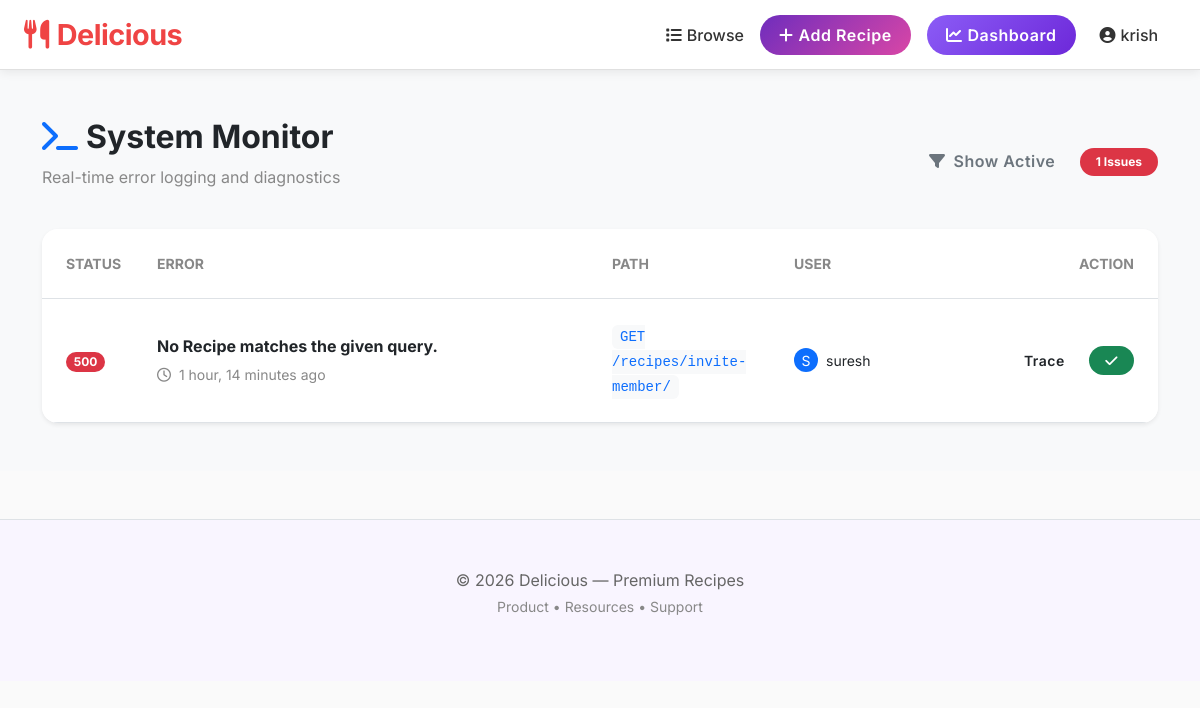
Page /dev/errors/?resolved=true (signed in) on the committed database.
### recipes/models.py (models this page shows, shortened)
class SystemErrorLog(models.Model):
    user = models.ForeignKey(User, on_delete=models.SET_NULL, null=True, blank=True)
    path = models.CharField(max_length=255)
    method = models.CharField(max_length=10)
    error_message = models.TextField()
    traceback = models.TextField()
    status_code = models.IntegerField(default=500)
    created_at = models.DateTimeField(auto_now_add=True)
    resolved = models.BooleanField(default=False)

### recipes/views.py (the view)
# urls.py: path('dev/errors/', views.error_dashboard, name='error_dashboard'),
@user_passes_test(staff_check)
def error_dashboard(request):
    errors = SystemErrorLog.objects.all().order_by('-created_at')
    show_resolved = request.GET.get('resolved') == 'true'
    if not show_resolved:
        errors = errors.filter(resolved=False)
    return render(request, 'dev/error_dashboard.html', {'errors': errors, 'showing_resolved': show_resolved})

### recipes/views.py (called while the page is built)
def staff_check(user):
    return user.is_staff

### templates/dev/error_dashboard.html (shortened to what this page needs)
{% extends 'base.html' %}
{% load static %}
{% block content %}
<div class="container-fluid py-5 bg-light">
    <div class="container">
        <div class="d-flex justify-content-between align-items-center mb-4">
            <div>
                <h1 class="h2 fw-bold text-dark"><i class="fas fa-terminal me-2 text-primary"></i>System Monitor</h1>
                <p class="text-muted">Real-time error logging and diagnostics</p>
            </div>
            <div>
                {% if showing_resolved %}
                <a href="{% url 'error_dashboard' %}" class="btn btn-outline-secondary rounded-pill"><i
                        class="fas fa-filter me-2"></i>Show Active</a>
                {% else %}
                <a href="?resolved=true" class="btn btn-outline-secondary rounded-pill"><i
                        class="fas fa-check-circle me-2"></i>Show Resolved</a>
                {% endif %}
                <span class="badge bg-danger rounded-pill px-3 py-2 ms-2">{{ errors|length }} Issues</span>
            </div>
        </div>
        <div class="card border-0 shadow-sm rounded-4 overflow-hidden">
            <div class="card-header bg-white p-4 border-bottom">
                <div class="row fw-bold text-muted text-uppercase small">
                    <div class="col-md-1">Status</div>
                    <div class="col-md-5">Error</div>
                    <div class="col-md-2">Path</div>
                    <div class="col-md-2">User</div>
                    <div class="col-md-2 text-end">Action</div>
                </div>
            </div>
            <div class="list-group list-group-flush">
                {% for error in errors %}
                <div class="list-group-item p-4 border-bottom hover-bg-light transition-all">
                    <div class="row align-items-center">
                        <div class="col-md-1">
                            <span
                                class="badge {% if error.resolved %}bg-success{% else %}bg-danger{% endif %} rounded-pill">
                                {{ error.status_code }}
                            </span>
                        </div>
                        <div class="col-md-5">
                            <div class="text-truncate fw-bold text-dark mb-1" title="{{ error.error_message }}">
                                {{ error.error_message }}
                            </div>
                            <small class="text-muted"><i class="far fa-clock me-1"></i> {{ error.created_at|timesince }}
                                ago</small>
                        </div>
                        <div class="col-md-2">
                            <code
                                class="text-primary bg-light px-2 py-1 rounded small">{{ error.method }} {{ error.path }}</code>
                        </div>
                        <div class="col-md-2">
                            {% if error.user %}
                            <div class="d-flex align-items-center">
                                <div class="avatar-circle bg-primary text-white small me-2"
                                    style="width:24px; height:24px; display:flex; align-items:center; justify-content:center; border-radius:50%;">
                                    {{ error.user.username.0|upper }}
                                </div>
                                <span class="small text-dark">{{ error.user.username }}</span>
                            </div>
                            {% else %}
                            <span class="badge bg-light text-muted">Anonymous</span>
                            {% endif %}
                        </div>
                        <div class="col-md-2 text-end">
                            <button class="btn btn-sm btn-outline-dark rounded-pill px-3" data-bs-toggle="modal"
                                data-bs-target="#traceModal{{ error.id }}">
                                Trace
                            </button>
                            {% if not error.resolved %}
                            <form action="{% url 'resolve_error' error.id %}" method="POST" class="d-inline">
                                <button type="submit" class="btn btn-sm btn-success rounded-pill px-3 ms-1">
                                    <i class="fas fa-check"></i>
                                </button>
                            </form>
                            {% endif %}
                        </div>
                    </div>
                </div>
                {% endfor %}
            </div>
        </div>
    </div>
</div>
{% endblock %}

### templates/base.html (shortened to what this page needs)
{% load static %}
<!doctype html>
<html lang="en">
  <head>
    <link href="https://cdn.jsdelivr.net/npm/bootstrap@5.3.2/dist/css/bootstrap.min.css" rel="stylesheet">
    <link rel="stylesheet" href="https://cdnjs.cloudflare.com/ajax/libs/font-awesome/6.4.0/css/all.min.css">
    <link rel="stylesheet" href="{% static 'css/style.css' %}">
  </head>
  <body>
    <nav class="navbar navbar-expand-lg">
      <div class="container-fluid px-4">
        <a class="navbar-brand" href="{% url 'home' %}">
          <i class="fas fa-utensils" style="margin-right: 8px;"></i>Delicious
        </a>
        <div class="collapse navbar-collapse" id="nav">
          <ul class="navbar-nav ms-auto align-items-lg-center">
            <li class="nav-item">
              <a class="nav-link" href="{% url 'recipe_list' %}">
                <i class="fas fa-list" style="margin-right: 5px;"></i>Browse
              </a>
            </li>
            <li class="nav-item">
              <a class="btn btn-primary ms-2" href="{% url 'recipe_create' %}">
                <i class="fas fa-plus" style="margin-right: 5px;"></i>Add Recipe
              </a>
            </li>
            {% if user.is_authenticated %}
              {% if user.is_staff %}
              <li class="nav-item ms-3">
                <a class="btn btn-dashboard" href="{% url 'admin_dashboard' %}">
                  <i class="fas fa-chart-line" style="margin-right: 5px;"></i>Dashboard
                </a>
              </li>
              {% endif %}
              <li class="nav-item dropdown ms-3">
                <a class="nav-link dropdown-toggle" href="#" id="userMenu" role="button" data-bs-toggle="dropdown" aria-expanded="false">
                  <i class="fas fa-user-circle" style="margin-right: 5px;"></i>{{ user.username }}
                </a>
              </li>
            {% endif %}
          </ul>
        </div>
      </div>
    </nav>
    <main>
      {% block content %}{% endblock %}
    </main>
    <footer class="py-5 mt-5 border-top">
      <div class="container text-center">
        <p class="mb-1">&copy; {% now "Y" %} Delicious — Premium Recipes</p>
        <p class="small text-muted">Product • Resources • Support</p>
      </div>
    </footer>
  </body>
</html>

### static/css/style.css (style rules this page uses)
:root { --grad-1: linear-gradient(135deg, #f3e8ff 0%, #ffd6e8 100%); --grad-2: linear-gradient(135deg, #6f2dbd 0%, #d946a6 100%); --card-radius: 18px; --primary: #6f2dbd; --secondary: #d946a6; --light-bg: #f9f5ff; }
* { margin: 0; padding: 0; box-sizing: border-box; }
html, body { font-family: 'Inter', system-ui, -apple-system, sans-serif; scroll-behavior: smooth; }
body { background: #fafafa; color: #1a1a1a; }
.navbar { backdrop-filter: blur(10px); background: rgba(255,255,255,0.8) !important; border-bottom: 1px solid rgba(0,0,0,0.05); }
.navbar-brand { color: var(--primary) !important; font-weight: 700; font-size: 1.4rem; letter-spacing: -0.5px; }
.nav-link { font-weight: 500; color: #333 !important; transition: color 0.2s ease; }
.btn { border-radius: 30px; font-weight: 600; border: none; transition: all 0.3s cubic-bezier(0.4, 0, 0.2, 1); letter-spacing: 0.5px; }
.btn-primary { background: var(--grad-2); color: white; }
.card { border-radius: var(--card-radius); border: none; box-shadow: 0 4px 6px rgba(0, 0, 0, 0.07); transition: all 0.3s ease; }
footer { background: #f9f5ff; border-top: 1px solid #e0e0e0; margin-top: auto; }
footer p { color: #666; }
h1, h2, h3, h4, h5, h6 { color: #1a1a1a; font-weight: 700; }
.text-muted { color: #888 !important; }
a, button { transition: all 0.2s ease; }

### templates/base.html (style rules this page uses)
:root { --primary: #009688; --primary-dark: #00796b; }
.navbar { position: relative; z-index: 1000; background: white !important; box-shadow: 0 2px 10px rgba(0, 0, 0, 0.08); border-bottom: 1px solid #e0e0e0; }
.navbar-brand { font-size: 1.8rem; font-weight: 700; color: #ef4444 !important; letter-spacing: -0.5px; }
.nav-item a.nav-link { font-weight: 500; color: #333 !important; transition: color 0.3s ease; padding-left: 0.5rem !important; padding-right: 0.5rem !important; }
.nav-item .dropdown-toggle::after { margin-left: 0.35rem; border: none; content: ''; }
.btn-primary { background-color: var(--primary); border-color: var(--primary); border-radius: 25px; font-weight: 600; padding: 0.5rem 1.2rem; transition: all 0.3s ease; }
.btn-dashboard { background: linear-gradient(135deg, #8b5cf6 0%, #6d28d9 100%); border: none; color: white; font-weight: 600; padding: 0.5rem 1.2rem; border-radius: 25px; transition: all 0.3s ease; }

### rows in the picture
SystemErrorLog: status_code "500", error_message "No Recipe matches the given query.", created_at "1 hour, 14 minutes", method "GET", path "/recipes/invite-member/", user.username.0 "S", user.username "suresh", resolved False (drawn)

### other values in the picture
{{ user.username }} "krish"
{{ errors|length }} "1"
